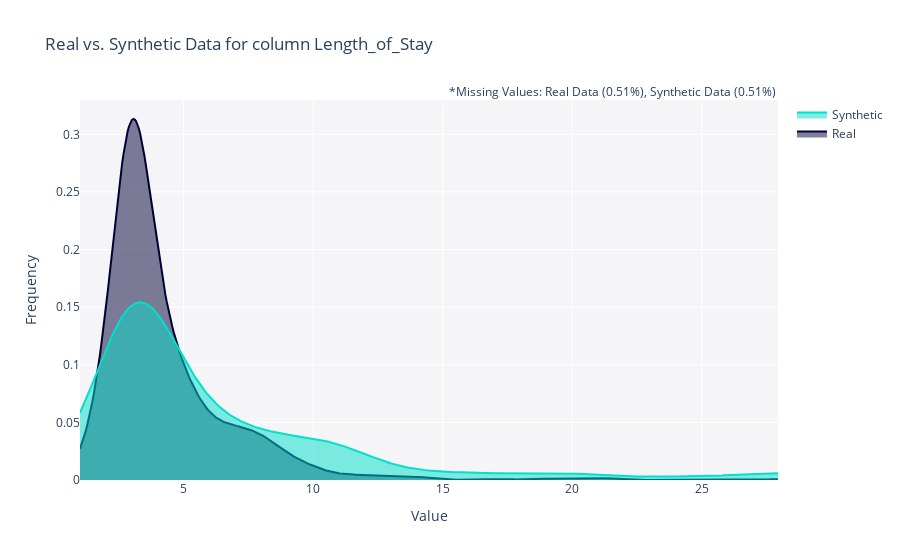

The code cell stored with this chart in its notebook:
### Code cell
from sdv.evaluation.single_table import get_column_plot

fig = get_column_plot(
    real_data=rpad_df,
    synthetic_data=synth_data,
    column_name='Length_of_Stay',
    metadata=metadata
)
    
fig.show()
fig.write_image(file = f"pages/evaluation/{folder_name}/images/col_plot_len_stay.png")

### Figure 1 — Plotly figure (JSON) as saved in the notebook; plotly's stock layout.template omitted (floating-point values rounded to 4 significant figures; data arrays with more than 128 entries replaced by an {"elided": "..."} marker saying what was removed)
{"data": [{"fill": "tozeroy", "hovertemplate": "<b>Real</b><br>Value: %{x}<br>Frequency: %{y}<extra></extra>", "legendgroup": "Real", "marker": {"color": "#000036"}, "mode": "lines", "name": "Real", "showlegend": true, "type": "scatter", "x": {"elided": "500 float values"}, "xaxis": "x", "y": {"elided": "500 float values"}, "yaxis": "y"}, {"fill": "tozeroy", "hovertemplate": "<b>Synthetic</b><br>Value: %{x}<br>Frequency: %{y}<extra></extra>", "legendgroup": "Synthetic", "marker": {"color": "#01E0C9"}, "mode": "lines", "name": "Synthetic", "showlegend": true, "type": "scatter", "x": {"elided": "500 float values"}, "xaxis": "x", "y": {"elided": "500 float values"}, "yaxis": "y"}], "layout": {"annotations": [{"showarrow": false, "text": "*Missing Values: Real Data (0.51%), Synthetic Data (0.51%)", "x": 1, "xref": "paper", "y": 1.05, "yref": "paper"}], "barmode": "overlay", "hovermode": "closest", "legend": {"traceorder": "reversed"}, "plot_bgcolor": "#F5F5F8", "title": {"text": "Real vs. Synthetic Data for column Length_of_Stay"}, "xaxis": {"anchor": "y2", "domain": [0, 1], "title": {"text": "Value"}, "zeroline": false}, "yaxis": {"anchor": "free", "domain": [0, 1], "position": 0, "title": {"text": "Frequency"}}}}
